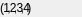
   <widget class="caFrame" name="caFrame_2">
    <property name="geometry">
     <rect>
      <x>155</x>
      <y>106</y>
      <width>82</width>
      <height>17</height>
     </rect>
    </property>
    <widget class="caLabel" name="caLabel_7">
     <property name="geometry">
      <rect>
       <x>0</x>
       <y>0</y>
       <width>80</width>
       <height>15</height>
      </rect>
     </property>
     <property name="frameShape">
      <enum>QFrame::NoFrame</enum>
     </property>
     <property name="text">
      <string>( , , , )</string>
     </property>
     <property name="alignment">
      <set>Qt::AlignAbsolute|Qt::AlignLeading|Qt::AlignLeft|Qt::AlignVCenter</set>
     </property>
     <property name="fontScaleMode">
      <enum>ESimpleLabel::Height</enum>
     </property>
     <property name="foreground">
      <color>
       <red>0</red>
       <green>0</green>
       <blue>0</blue>
      </color>
     </property>
     <property name="background">
      <color alpha="0">
       <red>0</red>
       <green>0</green>
       <blue>0</blue>
      </color>
     </property>
    </widget>
    <widget class="caLabel" name="caLabel_8">
     <property name="geometry">
      <rect>
       <x>0</x>
       <y>0</y>
       <width>80</width>
       <height>15</height>
      </rect>
     </property>
     <property name="frameShape">
      <enum>QFrame::NoFrame</enum>
     </property>
     <property name="text">
      <string>   2</string>
     </property>
     <property name="alignment">
      <set>Qt::AlignAbsolute|Qt::AlignLeading|Qt::AlignLeft|Qt::AlignVCenter</set>
     </property>
     <property name="fontScaleMode">
      <enum>ESimpleLabel::Height</enum>
     </property>
     <property name="foreground">
      <color>
       <red>251</red>
       <green>243</green>
       <blue>74</blue>
      </color>
     </property>
     <property name="background">
      <color alpha="0">
       <red>251</red>
       <green>243</green>
       <blue>74</blue>
      </color>
     </property>
     <property name="visibility">
      <enum>caLabel::Calc</enum>
     </property>
     <property name="visibilityCalc">
      <string>A#1</string>
     </property>
     <property name="channel" stdset="0">
      <string>$(P)$(S).P2NV</string>
     </property>
    </widget>
    <widget class="caLabel" name="caLabel_9">
     <property name="geometry">
      <rect>
       <x>0</x>
       <y>0</y>
       <width>80</width>
       <height>15</height>
      </rect>
     </property>
     <property name="frameShape">
      <enum>QFrame::NoFrame</enum>
     </property>
     <property name="text">
      <string> 1</string>
     </property>
     <property name="alignment">
      <set>Qt::AlignAbsolute|Qt::AlignLeading|Qt::AlignLeft|Qt::AlignVCenter</set>
     </property>
     <property name="fontScaleMode">
      <enum>ESimpleLabel::Height</enum>
     </property>
     <property name="foreground">
      <color>
       <red>251</red>
       <green>243</green>
       <blue>74</blue>
      </color>
     </property>
     <property name="background">
      <color alpha="0">
       <red>251</red>
       <green>243</green>
       <blue>74</blue>
      </color>
     </property>
     <property name="visibility">
      <enum>caLabel::Calc</enum>
     </property>
     <property name="visibilityCalc">
      <string>A#1</string>
     </property>
     <property name="channel" stdset="0">
      <string>$(P)$(S).P1NV</string>
     </property>
    </widget>
    <widget class="caLabel" name="caLabel_10">
     <property name="geometry">
      <rect>
       <x>0</x>
       <y>0</y>
       <width>80</width>
       <height>15</height>
      </rect>
     </property>
     <property name="frameShape">
      <enum>QFrame::NoFrame</enum>
     </property>
     <property name="text">
      <string>     3</string>
     </property>
     <property name="alignment">
      <set>Qt::AlignAbsolute|Qt::AlignLeading|Qt::AlignLeft|Qt::AlignVCenter</set>
     </property>
     <property name="fontScaleMode">
      <enum>ESimpleLabel::Height</enum>
     </property>
     <property name="foreground">
      <color>
       <red>251</red>
       <green>243</green>
       <blue>74</blue>
      </color>
     </property>
     <property name="background">
      <color alpha="0">
       <red>251</red>
       <green>243</green>
       <blue>74</blue>
      </color>
     </property>
     <property name="visibility">
      <enum>caLabel::Calc</enum>
     </property>
     <property name="visibilityCalc">
      <string>A#1</string>
     </property>
     <property name="channel" stdset="0">
      <string>$(P)$(S).P3NV</string>
     </property>
    </widget>
    <widget class="caLabel" name="caLabel_11">
     <property name="geometry">
      <rect>
       <x>0</x>
       <y>0</y>
       <width>80</width>
       <height>15</height>
      </rect>
     </property>
     <property name="frameShape">
      <enum>QFrame::NoFrame</enum>
     </property>
     <property name="text">
      <string>       4</string>
     </property>
     <property name="alignment">
      <set>Qt::AlignAbsolute|Qt::AlignLeading|Qt::AlignLeft|Qt::AlignVCenter</set>
     </property>
     <property name="fontScaleMode">
      <enum>ESimpleLabel::Height</enum>
     </property>
     <property name="foreground">
      <color>
       <red>251</red>
       <green>243</green>
       <blue>74</blue>
      </color>
     </property>
     <property name="background">
      <color alpha="0">
       <red>251</red>
       <green>243</green>
       <blue>74</blue>
      </color>
     </property>
     <property name="visibility">
      <enum>caLabel::Calc</enum>
     </property>
     <property name="visibilityCalc">
      <string>A#1</string>
     </property>
     <property name="channel" stdset="0">
      <string>$(P)$(S).P4NV</string>
     </property>
    </widget>
   </widget>
